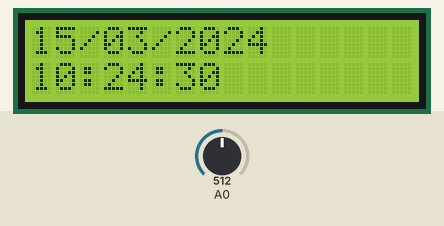
Simulated run of this sketch. Board: Arduino Uno, built with avr-gcc and run on an emulated ATmega328P. Parts: 16×2 character LCD. Wiring (inferred from the names in the program): DS1307 clock at I2C address 0x68. The inputs (shaded band) are chosen by the test bench; at power-on: A0 = 512. The local clock reads 2024-03-15 10:24:30 at power-on unless the sketch sets it.

Above: at 0.1 s.
At 4.1 s:
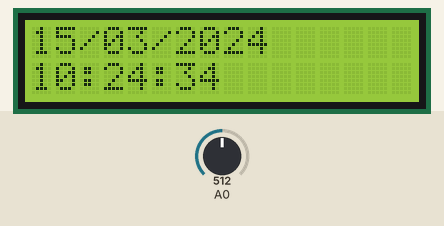
At 9.1 s:
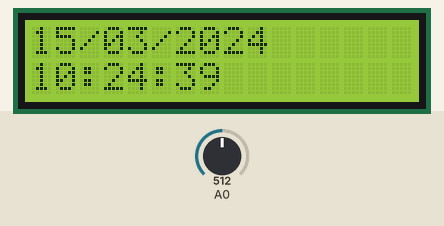
At 19.1 s:
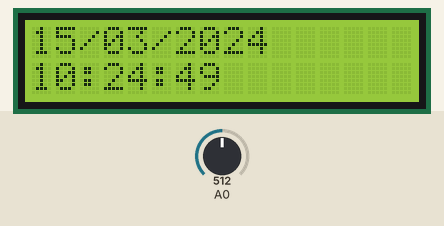
At 29.1 s:
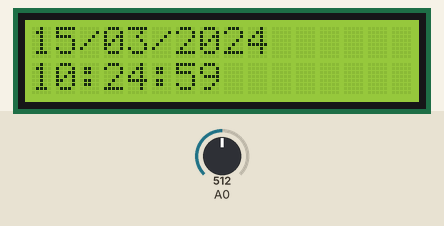
At 39.1 s:
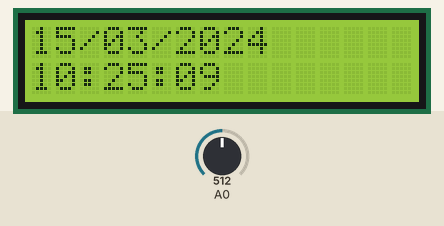

The sketch:

DS1307.ino
```cpp
#include <LiquidCrystal.h>
#include <Wire.h>

#define btnRIGHT  0
#define btnUP     1
#define btnDOWN   2
#define btnLEFT   3
#define btnSELECT 4
#define btnNONE   5

// Initialization time
uint8_t seconds = 40;
uint8_t minutes = 1;
uint8_t hours = 19;
uint8_t weekday = 7;
uint8_t days = 21;
uint8_t months = 11;
uint16_t year = 15;

LiquidCrystal lcd(8, 9, 4, 5, 6, 7);
int adc_key_in = 0;
char szLine1[16], szLine2[16];

void setup() {
	lcd.begin(16, 2);
    	Wire.begin();
    	// To set the current time, set the time in lines 11-18 and then enable the following line. Do it once and then disable it.
	//write_initial_time();
}

void loop() {
	Wire.beginTransmission(0x68); //Send the address of DS1307
	Wire.write(0); //Sending address
	Wire.endTransmission(); //The end of the IIC communication

	//IIC communication is started, you can continue to access another address (address auto increase) and the number of visits
	Wire.requestFrom(0x68, 7);
	//read time
	seconds = bcd2bin(Wire.read());
	minutes = bcd2bin(Wire.read());
	hours = bcd2bin(Wire.read());
	weekday = Wire.read();
	days = bcd2bin(Wire.read());
	months = bcd2bin(Wire.read());
	year = bcd2bin(Wire.read()) + 2000;

	//lcd.clear();
	// display date
	sprintf(szLine1, "%02d/%02d/%04d", days, months, year);
	lcd.setCursor(0,0);
	lcd.print(szLine1);
	// display time
	sprintf(szLine2, "%02d:%02d:%02d", hours, minutes, seconds);
	lcd.setCursor(0,1);
	lcd.print(szLine2);

	switch (read_LCD_buttons()) {
		case btnUP:
		break;

		case btnDOWN:
		break;

		case btnLEFT:
		break;

		case btnRIGHT:
		break;

		case btnSELECT:
		break;

		default:
		break;
	}
}

int read_LCD_buttons()
{
	adc_key_in = analogRead(0);
	if (adc_key_in > 1000) return btnNONE;
	if (adc_key_in < 50)   return btnRIGHT;
	if (adc_key_in < 195)  return btnUP;
	if (adc_key_in < 380)  return btnDOWN;
	if (adc_key_in < 555)  return btnLEFT;
	if (adc_key_in < 790)  return btnSELECT;
	return btnNONE;
}

void write_initial_time () {
	//DS1307 write the initial time
	Wire.beginTransmission(0x68);
	Wire.write(0);
	Wire.requestFrom(0x68, 7);
	Wire.write(bin_to_bcd(seconds));
	Wire.write(bin_to_bcd(minutes));
	Wire.write(bin_to_bcd(hours));
	Wire.write(bin_to_bcd(weekday));
	Wire.write(bin_to_bcd(days));
	Wire.write(bin_to_bcd(months));
	Wire.write(bin_to_bcd(year));
	Wire.endTransmission();
}

// BCD to Binary
int bcd2bin(int temp) {
	int a,b,c;
	a=temp;
	b=0;
	if(a>=16) {
		while(a>=16) {
			a=a-16;
			b=b+10;
			c=a+b;
			temp=c;
		}
	}
	return temp;
}

// Binary to BCD
int bin_to_bcd(int temp) {
	int a,b,c;
	a=temp;
	b=0;
	if(a>=10) {
		while(a>=10) {
			  a=a-10;
			  b=b+16;
			  c=a+b;
			  temp=c;
		}
	}
	return temp;
}
```

Measured:
- what the display in image 1 shows lasts 1.0 s, from 4.0 s to 5.0 s
